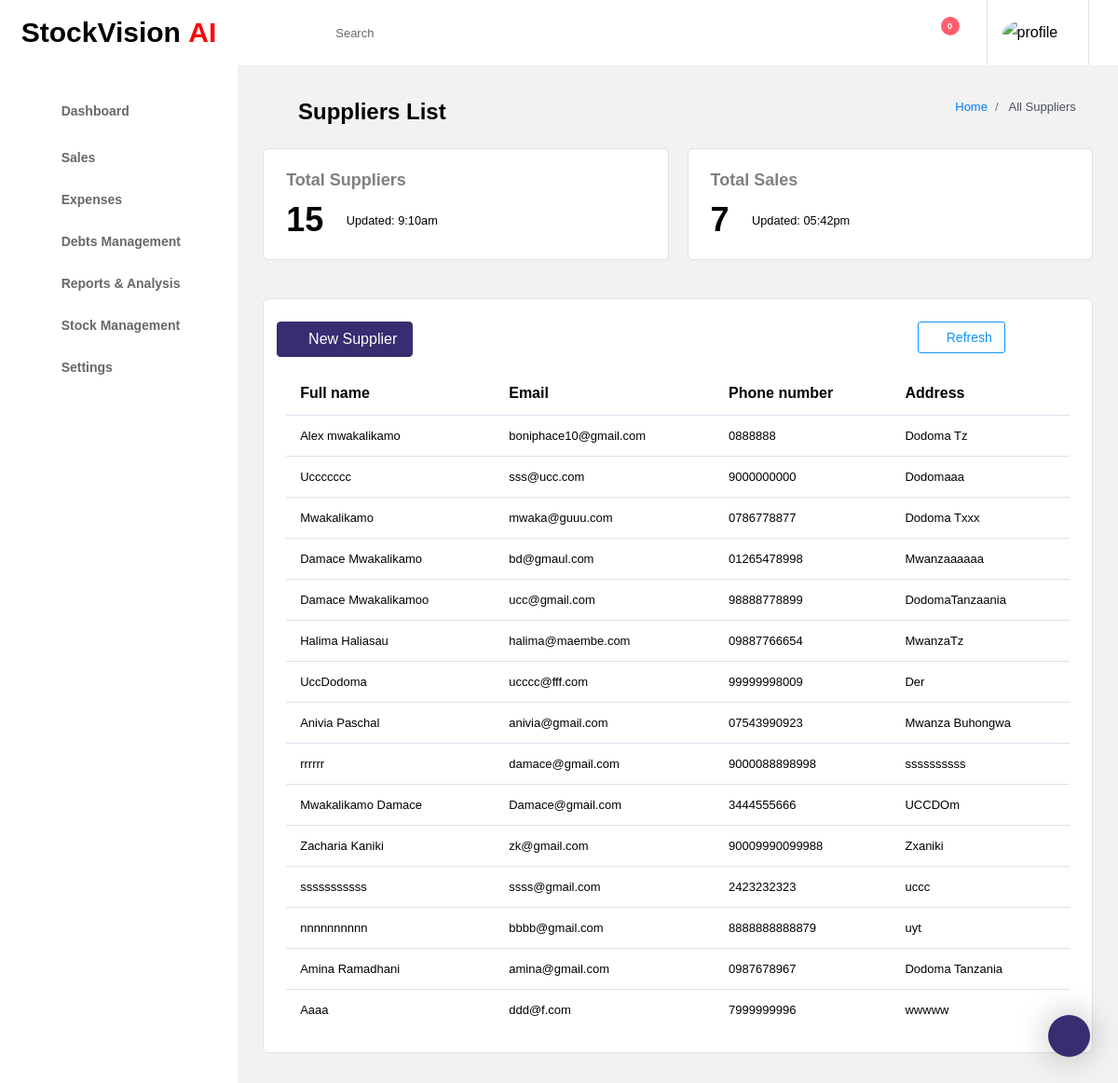
/supplier_list/, run on an earlier commit of the app's database.
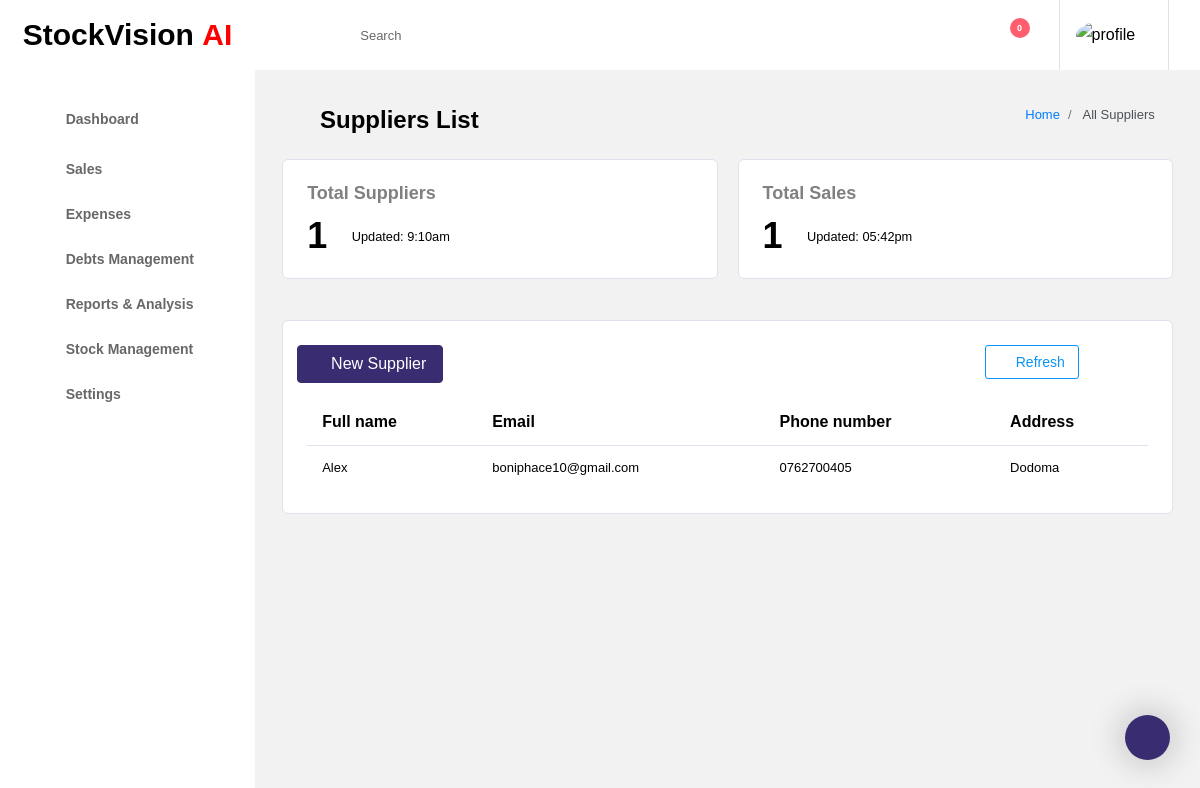
And on a later commit of the database.
### inventory/models.py (models this page shows, shortened)
class Supplier(models.Model):
    name = models.CharField(max_length=100)
    contact_email = models.EmailField()
    phone_number = models.CharField(max_length=15)
    address = models.TextField()

### inventory/views.py (the view)
# urls.py: path('supplier_list/', add_supplier, name='supplier_list'),
def add_supplier(request):
    supplier = Supplier.objects.all()
    number_supplier = Supplier.objects.all().count()
    total_sales =  NewSale.objects.all().count()
    context = {
        "supplier": supplier,
        "number_supplier": number_supplier,
        "total_sales": total_sales,
    }
    return render(request, 'stock/supplier.html',context)

### templates/stock/supplier.html (shortened to what the changed rows need)
{% extends 'base.html' %} {% block content %} {% include 'include/header.html'%}
<div class="main-panel">
  <div class="content-wrapper">
    <div class="row">
      <div class="col-md-6 grid-margin">
        <div class="card">
          <div class="card-body">
            <div class="d-flex justify-content-between align-items-center">
              <div class="d-inline-block pt-3">
                <div class="d-md-flex">
                  <h2 class="mb-0">{{number_supplier}}</h2>
                  <div class="d-flex align-items-center ml-md-2 mt-2 mt-md-0">
                    <i class="far fa-clock text-muted"></i>
                    <small class="ml-1 mb-0">Updated: 9:10am</small>
                  </div>
                </div>
              </div>
            </div>
          </div>
        </div>
      </div>
      <div class="col-md-6 grid-margin">
        <div class="card">
          <div class="card-body">
            <div class="d-flex justify-content-between align-items-center">
              <div class="d-inline-block pt-3">
                <div class="d-md-flex">
                  <h2 class="mb-0">{{total_sales}}</h2>
                  <div class="d-flex align-items-center ml-md-2 mt-2 mt-md-0">
                    <i class="far fa-clock text-muted"></i>
                    <small class="ml-1 mb-0">Updated: 05:42pm</small>
                  </div>
                </div>
              </div>
            </div>
          </div>
        </div>
      </div>
    </div>
      <div class="row">
        <div class="col-lg-12 grid-margin stretch-card">
          <div class="card">
            <div class="card-body">
              <div class="table-responsive">
                <table id="order-listing" class="table">
                  <thead>
                    <tr>
                      <th>Full name</th>
                      <th>Email</th>
                      <th>Phone number</th>
                      <th>Address</th>
                    </tr>
                  </thead>
                  <tbody>
                    {% for supplier in supplier %}
                    <tr>
                      <td>{{ supplier.name }}</td>
                      <td>{{ supplier.contact_email}}</td>
                      <td>{{ supplier.phone_number}}</td>
                      <td>{{ supplier.address}}</td>
                    </tr>
                    {% empty %}
                    <tr>
                      <td colspan="9">No products available.</td>
                    </tr>
                    {% endfor %}
                  </tbody>
                </table>
              </div>
            </div>
          </div>
        </div>
      </div>
    </div>
    {% endblock %}

What changed in the data, as far as the page shows it:
removed Supplier: name "Alex mwakalikamo", contact_email "boniphace10@gmail.com", phone_number "0888888", address "Dodoma Tz"
removed Supplier: name "Uccccccc", contact_email "sss@ucc.com", phone_number "9000000000", address "Dodomaaa"
removed Supplier: name "Mwakalikamo", contact_email "mwaka@guuu.com", phone_number "0786778877", address "Dodoma Txxx"
removed Supplier: name "Damace Mwakalikamo", contact_email "bd@gmaul.com", phone_number "01265478998", address "Mwanzaaaaaa"
removed Supplier: name "Damace Mwakalikamoo", contact_email "ucc@gmail.com", phone_number "98888778899", address "DodomaTanzaania"
removed Supplier: name "Halima Haliasau", contact_email "halima@maembe.com", phone_number "09887766654", address "MwanzaTz"
removed Supplier: name "UccDodoma", contact_email "ucccc@fff.com", phone_number "99999998009", address "Der"
removed Supplier: name "Anivia Paschal", contact_email "anivia@gmail.com", phone_number "07543990923", address "Mwanza Buhongwa"
removed Supplier: name "rrrrrr", contact_email "damace@gmail.com", phone_number "9000088898998", address "ssssssssss"
removed Supplier: name "Mwakalikamo Damace", contact_email "Damace@gmail.com", phone_number "3444555666", address "UCCDOm"
removed Supplier: name "Zacharia Kaniki", contact_email "zk@gmail.com", phone_number "90009990099988", address "Zxaniki"
removed Supplier: name "sssssssssss", contact_email "ssss@gmail.com", phone_number "2423232323", address "uccc"
removed Supplier: name "nnnnnnnnnn", contact_email "bbbb@gmail.com", phone_number "8888888888879", address "uyt"
removed Supplier: name "Amina Ramadhani", contact_email "amina@gmail.com", phone_number "0987678967", address "Dodoma Tanzania"
removed Supplier: name "Aaaa", contact_email "ddd@f.com", phone_number "7999999996", address "wwwww"
added Supplier: name "Alex", contact_email "boniphace10@gmail.com", phone_number "0762700405", address "Dodoma"
Also different on the page:
{{ number_supplier }}: "15" → "1"
{{ total_sales }}: "7" → "1"
